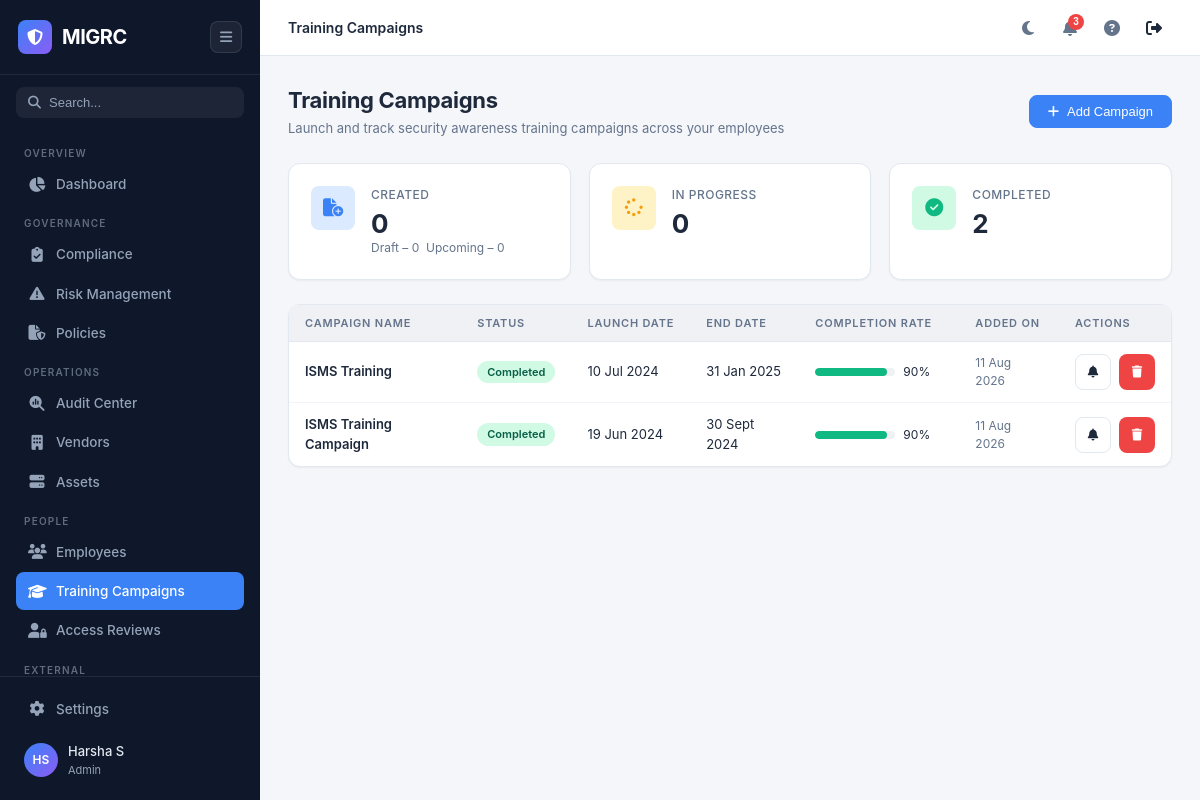
The app's page /people/training-campaigns (signed in) with its own data.
### app/models.py (models this page shows, shortened)
class User(UserMixin, db.Model):
    __tablename__ = 'users'
    id = db.Column(db.Integer, primary_key=True)
    email = db.Column(db.String(120), unique=True, nullable=False, index=True)
    password_hash = db.Column(db.String(256), nullable=False)
    name = db.Column(db.String(100), nullable=False)
    role = db.Column(db.String(30), nullable=False, default='Viewer')
    is_active_user = db.Column(db.Boolean, default=True)
    created_at = db.Column(db.DateTime, default=datetime.utcnow)
    last_login = db.Column(db.DateTime)
    @property
    def is_active(self):
        return self.is_active_user

class TrainingCampaign(db.Model):
    __tablename__ = 'training_campaigns'
    id = db.Column(db.Integer, primary_key=True)
    name = db.Column(db.String(200), nullable=False)
    status = db.Column(db.String(30), default='Draft')
    launch_date = db.Column(db.String(20))
    end_date = db.Column(db.String(20))
    created_at = db.Column(db.DateTime, default=datetime.utcnow)
    enrollments = db.relationship('TrainingCampaignEnrollment', backref='campaign', lazy='dynamic', cascade='all, delete-orphan')
    @property
    def total_enrolled(self):
        return self.enrollments.count()
    @property
    def completed_count(self):
        return self.enrollments.filter_by(completed=True).count()
    @property
    def completion_rate(self):
        total = self.total_enrolled
        return round((self.completed_count / total) * 100) if total else 0

### app/routes/people.py (the view)
@people_bp.route('/people/training-campaigns')
@login_required
def training_campaigns():
    campaigns = TrainingCampaign.query.order_by(TrainingCampaign.created_at.desc()).all()
    drafts = [c for c in campaigns if c.status == 'Draft']
    upcoming = [c for c in campaigns if c.status == 'Upcoming']
    in_progress = [c for c in campaigns if c.status == 'In Progress']
    completed = [c for c in campaigns if c.status == 'Completed']
    return render_template('training.html',
        page='training_campaigns',
        campaigns=campaigns,
        created_count=len(drafts) + len(upcoming),
        draft_count=len(drafts),
        upcoming_count=len(upcoming),
        in_progress_count=len(in_progress),
        completed_count=len(completed),
        employee_count=Employee.query.count(),
    )

### templates/training.html (shortened to what this page needs)
{% extends "base.html" %}
{% block breadcrumb %}<span>Training Campaigns</span>{% endblock %}
{% block content %}
<div class="page-header">
    <div>
        <h1>Training Campaigns</h1>
        <p>Launch and track security awareness training campaigns across your employees</p>
    </div>
    <div class="page-actions">
        <button class="btn btn-primary" onclick="showAddCampaignModal()"><i class="fas fa-plus"></i> Add Campaign</button>
    </div>
</div>
<div class="stats-grid">
    <div class="stat-card">
        <div class="stat-icon blue"><i class="fas fa-file-circle-plus"></i></div>
        <div class="stat-info">
            <div class="stat-label">Created</div>
            <div class="stat-value">{{ created_count }}</div>
            <div class="text-sm text-muted">Draft &ndash; {{ draft_count }}&nbsp;&nbsp;Upcoming &ndash; {{ upcoming_count }}</div>
        </div>
    </div>
    <div class="stat-card">
        <div class="stat-icon orange"><i class="fas fa-spinner"></i></div>
        <div class="stat-info">
            <div class="stat-label">In Progress</div>
            <div class="stat-value">{{ in_progress_count }}</div>
        </div>
    </div>
    <div class="stat-card">
        <div class="stat-icon green"><i class="fas fa-circle-check"></i></div>
        <div class="stat-info">
            <div class="stat-label">Completed</div>
            <div class="stat-value">{{ completed_count }}</div>
        </div>
    </div>
</div>
<div class="card">
    <div class="card-body no-padding">
        <div class="table-container">
            <table>
                <thead>
                    <tr>
                        <th>Campaign Name</th>
                        <th>Status</th>
                        <th>Launch Date</th>
                        <th>End Date</th>
                        <th>Completion Rate</th>
                        <th>Added On</th>
                        <th>Actions</th>
                    </tr>
                </thead>
                <tbody>
                    {% for c in campaigns %}
                    <tr>
                        <td class="font-semibold">{{ c.name }}</td>
                        <td>
                            {% if c.status == 'Completed' %}<span class="badge badge-success">{{ c.status }}</span>
                            {% elif c.status == 'In Progress' %}<span class="badge badge-primary">{{ c.status }}</span>
                            {% elif c.status == 'Upcoming' %}<span class="badge badge-info">{{ c.status }}</span>
                            {% else %}<span class="badge badge-neutral">{{ c.status }}</span>{% endif %}
                        </td>
                        <td>{{ c.launch_date or '-' }}</td>
                        <td>{{ c.end_date or '-' }}</td>
                        <td style="width:160px;">
                            <div class="flex-center gap-8">
                                <div class="progress-bar" style="width:80px;">
                                    <div class="progress-fill {% if c.completion_rate >= 90 %}green{% elif c.completion_rate >= 60 %}blue{% else %}orange{% endif %}" style="width:{{ c.completion_rate }}%"></div>
                                </div>
                                <span class="text-sm">{{ c.completion_rate }}%</span>
                            </div>
                        </td>
                        <td class="text-sm text-muted">{{ c.created_at.strftime('%d %b %Y') if c.created_at else '-' }}</td>
                        <td>
                            <div class="flex gap-8">
                                <button class="btn btn-sm btn-secondary btn-icon" title="Send Reminder" onclick="showToast('Reminders sent for {{ c.name }}','info')"><i class="fas fa-bell"></i></button>
                                <form method="POST" action="{{ url_for('people.delete_training_campaign', campaign_id=c.id) }}" style="display:inline;" onsubmit="return confirm('Delete {{ c.name }}?');">
                                    <button type="submit" class="btn btn-sm btn-danger btn-icon" title="Delete"><i class="fas fa-trash"></i></button>
                                </form>
                            </div>
                        </td>
                    </tr>
                    {% endfor %}
                </tbody>
            </table>
        </div>
    </div>
</div>
{% endblock %}

### templates/base.html (shortened to what this page needs)
<!DOCTYPE html>
<html lang="en" data-theme="light">
<head>
    <link rel="stylesheet" href="{{ url_for('static', filename='css/style.css') }}">
    <link rel="stylesheet" href="https://cdnjs.cloudflare.com/ajax/libs/font-awesome/6.5.1/css/all.min.css">
</head>
<body>
    <aside class="sidebar" id="sidebar">
        <div class="sidebar-header">
            <div class="logo">
                <div class="logo-icon"><i class="fas fa-shield-halved"></i></div>
                <span class="logo-text">MIGRC</span>
            </div>
            <button class="sidebar-toggle" id="sidebarToggle">
                <i class="fas fa-bars"></i>
            </button>
        </div>
        <div class="sidebar-search">
            <div class="search-box">
                <i class="fas fa-search"></i>
                <input type="text" placeholder="Search..." id="sidebarSearch">
            </div>
        </div>
        <nav class="sidebar-nav">
            <div class="nav-section">
                <span class="nav-section-title">Overview</span>
                <a href="/" class="nav-item {% if page == 'dashboard' %}active{% endif %}">
                    <i class="fas fa-chart-pie"></i>
                    <span>Dashboard</span>
                </a>
            </div>
            <div class="nav-section">
                <span class="nav-section-title">Governance</span>
                <a href="/compliance" class="nav-item {% if page == 'compliance' %}active{% endif %}">
                    <i class="fas fa-clipboard-check"></i>
                    <span>Compliance</span>
                </a>
                <a href="/risks" class="nav-item {% if page == 'risks' %}active{% endif %}">
                    <i class="fas fa-exclamation-triangle"></i>
                    <span>Risk Management</span>
                </a>
                <a href="/policies" class="nav-item {% if page == 'policies' %}active{% endif %}">
                    <i class="fas fa-file-shield"></i>
                    <span>Policies</span>
                </a>
            </div>
            <div class="nav-section">
                <span class="nav-section-title">Operations</span>
                <a href="/audits" class="nav-item {% if page == 'audits' %}active{% endif %}">
                    <i class="fas fa-magnifying-glass-chart"></i>
                    <span>Audit Center</span>
                </a>
                <a href="/vendors" class="nav-item {% if page == 'vendors' %}active{% endif %}">
                    <i class="fas fa-building"></i>
                    <span>Vendors</span>
                </a>
                <a href="/assets" class="nav-item {% if page == 'assets' %}active{% endif %}">
                    <i class="fas fa-server"></i>
                    <span>Assets</span>
                </a>
            </div>
            <div class="nav-section">
                <span class="nav-section-title">People</span>
                <a href="/people/employees" class="nav-item {% if page == 'employees' %}active{% endif %}">
                    <i class="fas fa-users"></i>
                    <span>Employees</span>
                </a>
                <a href="/people/training-campaigns" class="nav-item {% if page == 'training_campaigns' %}active{% endif %}">
                    <i class="fas fa-graduation-cap"></i>
                    <span>Training Campaigns</span>
                </a>
                <a href="/people/access-reviews" class="nav-item {% if page == 'access_reviews' %}active{% endif %}">
                    <i class="fas fa-user-lock"></i>
                    <span>Access Reviews</span>
                </a>
            </div>
            <div class="nav-section">
                <span class="nav-section-title">External</span>
            </div>
        </nav>
        <div class="sidebar-footer">
            <a href="/settings" class="nav-item {% if page == 'settings' %}active{% endif %}">
                <i class="fas fa-gear"></i>
                <span>Settings</span>
            </a>
            <div class="user-profile">
                <div class="avatar">{{ current_user.name.split()[0][0] }}{{ current_user.name.split()[-1][0] if ' ' in current_user.name else '' }}</div>
                <div class="user-info">
                    <span class="user-name">{{ current_user.name }}</span>
                    <span class="user-role">{{ current_user.role }}</span>
                </div>
            </div>
        </div>
    </aside>
    <main class="main-content" id="mainContent">
        <header class="topbar">
            <div class="topbar-left">
                <div class="breadcrumb">
                    {% block breadcrumb %}{% endblock %}
                </div>
            </div>
            <div class="topbar-right">
                <button class="topbar-btn" id="themeToggle" title="Toggle theme">
                    <i class="fas fa-moon"></i>
                </button>
                <button class="topbar-btn" title="Notifications">
                    <span class="notification-badge">3</span>
                </button>
                <button class="topbar-btn" title="Help">
                    <i class="fas fa-question-circle"></i>
                </button>
                <a href="/logout" class="topbar-btn" title="Logout" style="text-decoration:none;color:inherit;">
                    <i class="fas fa-right-from-bracket"></i>
                </a>
            </div>
        </header>
        <div class="page-content">
            {% block content %}{% endblock %}
        </div>
    </main>
</body>
</html>

### records on screen
User: name "H", name "S", name "Harsha S", role "Admin"
TrainingCampaign: name "ISMS Training", status "Completed", launch_date "10 Jul 2024", end_date "31 Jan 2025", completion_rate "90", created_at "11 Aug 2026"
TrainingCampaign: name "ISMS Training Campaign", status "Completed", launch_date "19 Jun 2024", end_date "30 Sept 2024", completion_rate "90", created_at "11 Aug 2026"

### other values on screen
{{ created_count }} "0"
{{ draft_count }} "0"
{{ upcoming_count }} "0"
{{ in_progress_count }} "0"
{{ completed_count }} "2"
